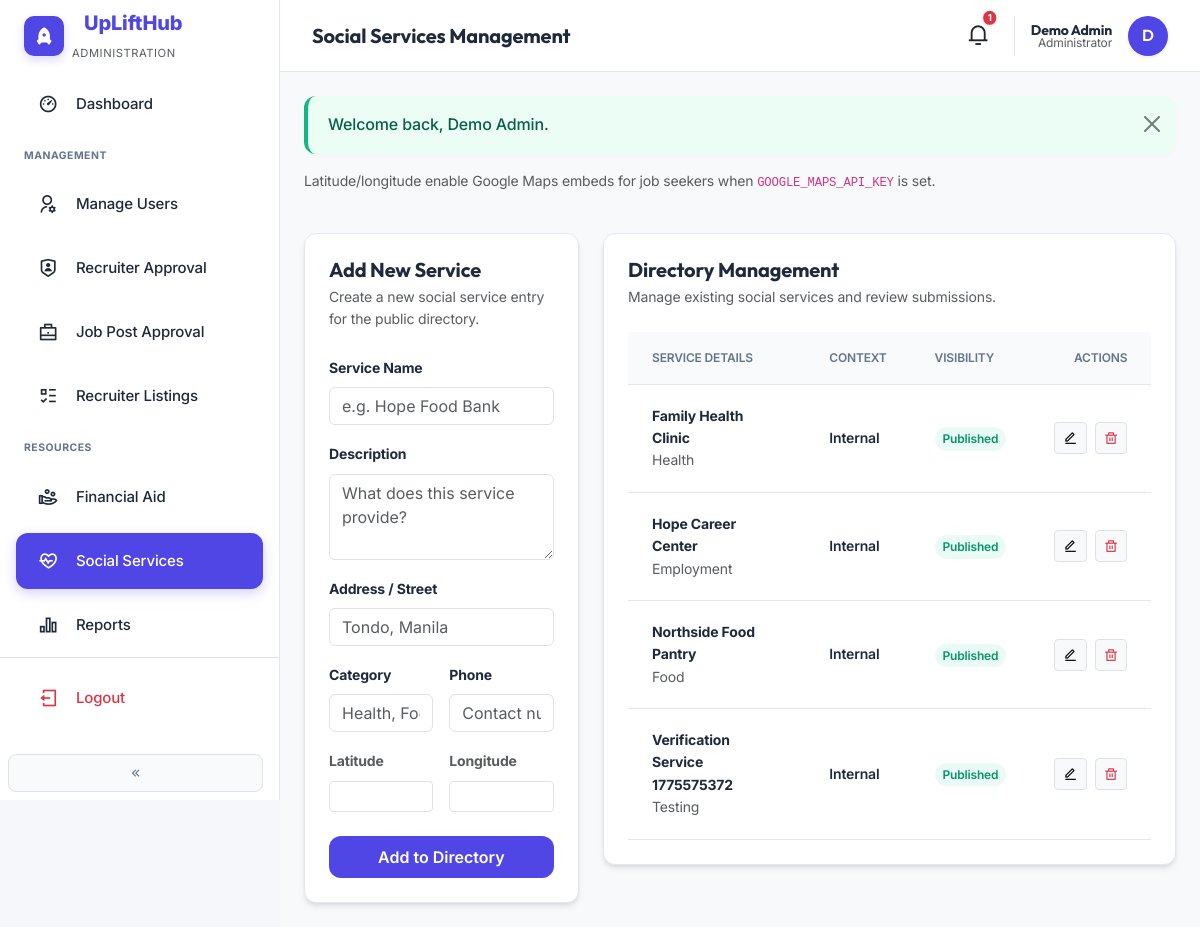
Page /admin/social-services.php (signed in) on the committed database.
### tables this page shows
CREATE TABLE `social_services` (
  `id` int(10) UNSIGNED NOT NULL,
  `name` varchar(255) NOT NULL,
  `description` text DEFAULT NULL,
  `exact_address` varchar(500) DEFAULT NULL,
  `category` varchar(100) DEFAULT NULL,
  `phone` varchar(255) DEFAULT NULL,
  `latitude` decimal(10,7) DEFAULT NULL,
  `longitude` decimal(10,7) DEFAULT NULL,
  `posted_by_user_id` int(10) UNSIGNED DEFAULT NULL,
  `status` enum('pending_approval','published','rejected','active') NOT NULL DEFAULT 'active',
  `moderation_status` enum('pending_approval','published','rejected') NOT NULL DEFAULT 'published',
  `created_at` timestamp NOT NULL DEFAULT current_timestamp()
);

### includes/functions.php (called while the page is built, shortened)
<?php
function e(string $s): string
{
    return htmlspecialchars($s, ENT_QUOTES, 'UTF-8');
}

### admin/social-services.php (the view, shortened to what this page needs)
<?php
$pdo = db();
$services = $pdo->query(
    'SELECT s.*, rp.company_name AS poster_org FROM social_services s
     LEFT JOIN recruiter_profiles rp ON rp.user_id = s.posted_by_user_id
     ORDER BY s.name'
)->fetchAll();
require dirname(__DIR__) . '/includes/partials/dashboard-start.php';
?>
<p class="text-muted small">Latitude/longitude enable Google Maps embeds for job seekers when <code>GOOGLE_MAPS_API_KEY</code> is set.</p>
<div class="row g-4 mt-2">
  <div class="col-lg-4">
    <div class="card-premium-admin p-4 reveal reveal-up">
      <div class="mb-4">
        <h2 class="h5 fw-bold mb-1" style="font-family: 'Outfit', sans-serif;">Add New Service</h2>
        <p class="text-muted small mb-0">Create a new social service entry for the public directory.</p>
      </div>
      <form method="post">
        <div class="mb-3">
          <label class="form-label small fw-bold">Service Name</label>
          <input type="text" name="name" class="form-control" placeholder="e.g. Hope Food Bank" required>
        </div>
        <div class="mb-3">
          <label class="form-label small fw-bold">Description</label>
          <textarea name="description" class="form-control" rows="3" placeholder="What does this service provide?"></textarea>
        </div>
        <div class="mb-3">
          <label class="form-label small fw-bold">Address / Street</label>
          <input type="text" name="exact_address" class="form-control" placeholder="Tondo, Manila">
        </div>
        <div class="row g-3 mb-3">
          <div class="col-6">
            <label class="form-label small fw-bold">Category</label>
            <input type="text" name="category" class="form-control" placeholder="Health, Food...">
          </div>
          <div class="col-6">
            <label class="form-label small fw-bold">Phone</label>
            <input type="text" name="phone" class="form-control" placeholder="Contact number">
          </div>
        </div>
        <div class="row g-3 mb-4">
          <div class="col-6">
            <label class="form-label small fw-bold text-muted">Latitude</label>
            <input type="text" name="latitude" class="form-control form-control-sm">
          </div>
          <div class="col-6">
            <label class="form-label small fw-bold text-muted">Longitude</label>
            <input type="text" name="longitude" class="form-control form-control-sm">
          </div>
        </div>
        <button type="submit" class="btn btn-indigo w-100 py-2">Add to Directory</button>
      </form>
    </div>
  </div>
  <div class="col-lg-8">
    <div class="card-premium-admin p-4 reveal reveal-up">
      <div class="mb-4">
        <h2 class="h5 fw-bold mb-1" style="font-family: 'Outfit', sans-serif;">Directory Management</h2>
        <p class="text-muted small mb-0">Manage existing social services and review submissions.</p>
      </div>
      <div class="table-responsive">
        <table class="table-premium">
          <thead>
            <tr>
              <th>Service Details</th>
              <th>Context</th>
              <th>Visibility</th>
              <th class="text-end">Actions</th>
            </tr>
          </thead>
          <tbody>
            <?php foreach ($services as $s): ?>
              <?php
                $statusBadge = match($s['moderation_status'] ?? 'published') {
                    'published' => 'approved',
                    'pending_approval' => 'pending',
                    'rejected' => 'rejected',
                    default => 'approved'
                };
              ?>
              <tr>
                <td>
                  <div class="fw-bold small"><?= e($s['name']) ?></div>
                  <div class="text-muted small"><?= e((string)$s['category']) ?></div>
                </td>
                <td>
                  <div class="small fw-semibold"><?= !empty($s['posted_by_user_id']) ? 'Recruiter' : 'Internal' ?></div>
                </td>
                <td><span class="badge-admin badge-<?= $statusBadge ?>"><?= e(str_replace('_', ' ', $s['moderation_status'] ?? 'published')) ?></span></td>
                <td class="text-end">
                  <div class="d-flex justify-content-end gap-2">
                    <button class="btn btn-sm btn-light border" type="button" data-bs-toggle="collapse" data-bs-target="#editSS<?= $s['id'] ?>">
                      <i class="ri-edit-line"></i>
                    </button>
                    <form method="post" onsubmit="return confirm('Delete this service?');" class="d-inline">
                      <button type="submit" class="btn btn-sm btn-light border text-danger">
                        <i class="ri-delete-bin-line"></i>
                      </button>
                    </form>
                  </div>
                </td>
              </tr>
            <?php endforeach; ?>
          </tbody>
        </table>
      </div>
    </div>
  </div>
</div>
<?php require dirname(__DIR__) . '/includes/partials/dashboard-end.php'; ?>

### assets/css/uplifthub.css (style rules this page uses)
:root { --uplift-indigo: #2D5BFF; --uplift-indigo-dark: #1E3BB3; --uplift-blue: #2D5BFF; --uplift-black: #1A1D23; --uplift-green: #34D399; --uplift-orange: #F59E0B; --uplift-purple: #8B5CF6; --uplift-soft-blue: #F8FAFE; --uplift-card-bg: #ffffff; --uplift-sidebar: #f5f7fb; --uplift-border: rgba(0,0,0,0.06); }
.uplift-body { --bg: #ffffff; --section-alt: var(--uplift-soft-blue); --panel: #ffffff; --muted: #64748b; color: var(--uplift-black); background-color: var(--bg); font-family: 'Inter', system-ui, -apple-system, sans-serif; line-height: 1.6; }

### assets/css/animations.css (style rules this page uses)
.reveal { opacity: 0; transition: opacity 0.8s cubic-bezier(0.25, 0.46, 0.45, 0.94), transform 0.8s cubic-bezier(0.25, 0.46, 0.45, 0.94); will-change: opacity, transform; }
.reveal-up { transform: translateY(40px); }
.reveal.reveal-visible { opacity: 1; transform: translateY(0) translateX(0) scale(1); }

### assets/css/admin-premium.css (style rules this page uses)
:root { --admin-indigo: #4F46E5; --admin-indigo-light: #818CF8; --admin-indigo-soft: rgba(79, 70, 229, 0.08); --admin-bg: #F8FAFC; --admin-card-bg: #FFFFFF; --admin-sidebar-bg: #FFFFFF; --admin-border: #E2E8F0; --admin-text-main: #1E293B; --admin-text-muted: #64748B; --admin-radius: 0.75rem; --admin-shadow: 0 4px 6px -1px rgba(0, 0, 0, 0.1), 0 2px 4px -1px rgba(0, 0, 0, 0.06); --admin-shadow-lg: 0 10px 15px -3px rgba(0, 0, 0, 0.1), 0 4px 6px -2px rgba(0, 0, 0, 0.05); }
body.admin-body { background-color: var(--admin-bg); color: var(--admin-text-main); font-family: 'Inter', 'Outfit', sans-serif; letter-spacing: -0.01em; }
.btn-indigo { background: var(--admin-indigo); color: #FFFFFF; border-radius: var(--admin-radius); font-weight: 600; transition: all 0.2s ease; }
.card-premium-admin { background: var(--admin-card-bg); border: 1px solid var(--admin-border); border-radius: var(--admin-radius); box-shadow: var(--admin-shadow); transition: all 0.3s ease; }
.table-premium { width: 100%; border-collapse: separate; border-spacing: 0; }
.table-premium th { background: var(--admin-bg); padding: 1rem 1.5rem; font-weight: 600; font-size: 0.75rem; text-transform: uppercase; color: var(--admin-text-muted); border-bottom: 1px solid var(--admin-border); }
.table-premium td { padding: 1.25rem 1.5rem; vertical-align: middle; border-bottom: 1px solid var(--admin-border); }
.badge-admin { padding: 0.35em 0.65em; font-size: 0.75em; font-weight: 600; border-radius: 9999px; text-transform: capitalize; }
.badge-approved { background: rgba(52, 211, 153, 0.1); color: #059669; }
* { transition: background-color 0.2s, border-color 0.2s, color 0.2s, transform 0.2s; }

### rows in the picture
social_services: name "Family Health Clinic", category "Health", shows "Internal", moderation_status "Published"
social_services: name "Hope Career Center", category "Employment", shows "Internal", moderation_status "Published"
social_services: name "Northside Food Pantry", category "Food", shows "Internal", moderation_status "Published"
social_services: name "Verification Service 1775575372", category "Testing", shows "Internal", moderation_status "Published"

### other values in the picture
$pageTitle "Social Services Management"
$notifCount "1"
$u['name'] "Demo Admin"
$role === 'admin' ? 'Administrator' : $role "Administrator"
substr($u['name'], 0, 1) "D"
$f['message'] "Welcome back, Demo Admin."
